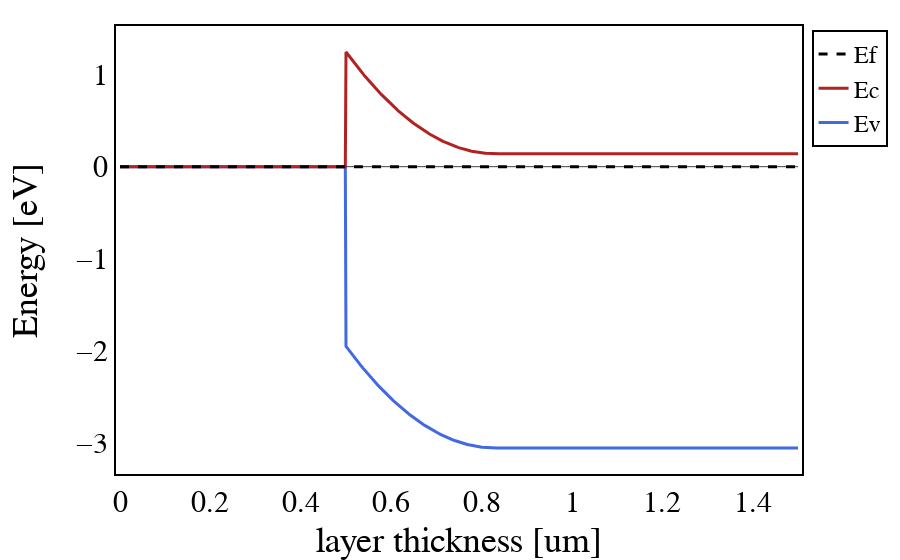

Notebook code for this chart:
### Markdown cell above
## Schottky Diode GaN

### Code cell
GaN = mat_data.GaN(doping_type='n', doping=1e16) # Pre define materials
Ni = material.metal(work_function=5.35) # up to 5.35

list_layers = [(0.5, Ni), (1, GaN)] # Create a list of our layers
layers = [material.layer(*el) for el in list_layers]

device = band.band_diagram(layers=layers) # Create the Band diagram

device.bend() # Calculate the band diagram
fig = device.plot(display_E0=False) # Display_E0 is False by default
fig.show(config=my_config)

### Figure 1 — Plotly figure (JSON) as saved in the notebook; plotly's stock layout.template omitted (floating-point values rounded to 4 significant figures; data arrays with more than 128 entries replaced by an {"elided": "..."} marker saying what was removed)
{"data": [{"line": {"color": "royalblue", "width": 3}, "name": "Ev", "type": "scatter", "x": {"elided": "1000 float values"}, "y": {"elided": "1000 float values"}}, {"line": {"color": "firebrick", "width": 3}, "name": "Ec", "type": "scatter", "x": {"elided": "1000 float values"}, "y": {"elided": "1000 float values"}}, {"line": {"color": "black", "dash": "dash", "width": 3}, "name": "Ef", "type": "scatter", "x": {"elided": "1000 float values"}, "y": {"elided": "1000 int values"}}], "layout": {"font": {"color": "black", "family": "cmr10", "size": 30}, "legend": {"bordercolor": "Black", "borderwidth": 2, "font": {"color": "black", "family": "cmr10", "size": 24}, "title": {"font": {"family": "cmr10"}}, "traceorder": "reversed"}, "margin": {"b": 90, "l": 120, "pad": 4, "r": 50, "t": 30}, "showlegend": true, "xaxis": {"gridcolor": "#d3d3d3", "griddash": "dash", "gridwidth": 1, "linecolor": "black", "linewidth": 2, "mirror": true, "showgrid": false, "showline": true, "title": {"text": "layer thickness [um]"}, "zeroline": false}, "yaxis": {"dtick": 1, "gridcolor": "Black", "gridwidth": 1, "linecolor": "black", "linewidth": 2, "mirror": true, "showgrid": false, "showline": true, "title": {"text": "Energy [eV]"}}}}
